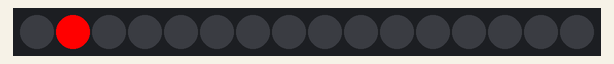
Simulated run of this sketch. Board: ATtiny85, built with avr-gcc and run on an emulated ATtiny85. On the bench: 16 RGB LEDs in strip order, left to right. Random numbers use the default seed unless the sketch sets one.

Above: at 0.68 s.
At 2.0 s:
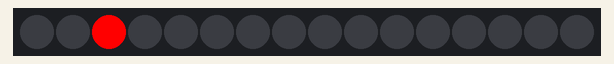
At 6.69 s:
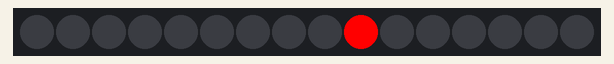
At 16.15 s:
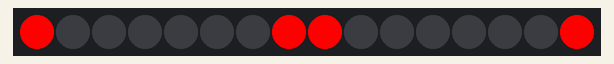
At 19.88 s:
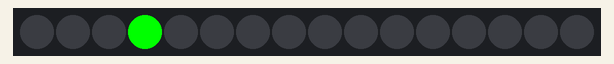
At 39.01 s:
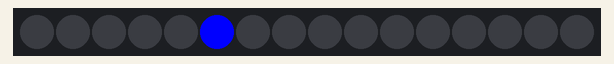

The sketch:

sample.ino
```cpp
// Low power NeoPixel goggles example.  Makes a nice blinky display
// with just a few LEDs on at any time.

#include <Adafruit_NeoPixel.h>
#ifdef __AVR_ATtiny85__ // Trinket, Gemma, etc.
 #include <avr/power.h>
#endif

#define PIN 4

Adafruit_NeoPixel pixels = Adafruit_NeoPixel(16, PIN);

uint8_t  mode   = 0, // Current animation effect
         offset = 0; // Position of spinny eyes
uint32_t color  = 0xFF0000; // Start red
uint32_t prevTime;

void setup() {
  digitalWrite(LED_BUILTIN, LOW);
#ifdef __AVR_ATtiny85__ // Trinket, Gemma, etc.
  if(F_CPU == 16000000) clock_prescale_set(clock_div_1);
#endif
  pixels.begin();
  pixels.setBrightness(255); // 1/3 brightness
  prevTime = millis();
}

void loop() {
  uint8_t  i;
  uint32_t t;

  bool ledStatus = millis()%1000 < 500;
  digitalWrite(LED_BUILTIN, ledStatus);

  switch(mode) {

   case 0: // Random sparks - just one LED on at a time!
    i = random(32);
    pixels.setPixelColor(i, color);
    pixels.show();
    delay(10);
    pixels.setPixelColor(i, 0);
    break;

   case 1: // Spinny wheels (8 LEDs on at a time)
    for(i=0; i<16; i++) {
      uint32_t c = 0;
      if(((offset + i) & 7) < 2) c = color; // 4 pixels on...
      pixels.setPixelColor(   i, c); // First eye
      pixels.setPixelColor(31-i, c); // Second eye (flipped)
    }
    pixels.show();
    offset++;
    delay(50);
    break;
  }

  t = millis();
  if((t - prevTime) > 8000) {      // Every 8 seconds...
    mode++;                        // Next mode
    if(mode > 1) {                 // End of modes?
      mode = 0;                    // Start modes over
      color >>= 8;                 // Next color R->G->B
      if(!color) color = 0xFF0000; // Reset to red
    }
    for(i=0; i<32; i++) pixels.setPixelColor(i, 0);
    prevTime = t;
  }
}
```
